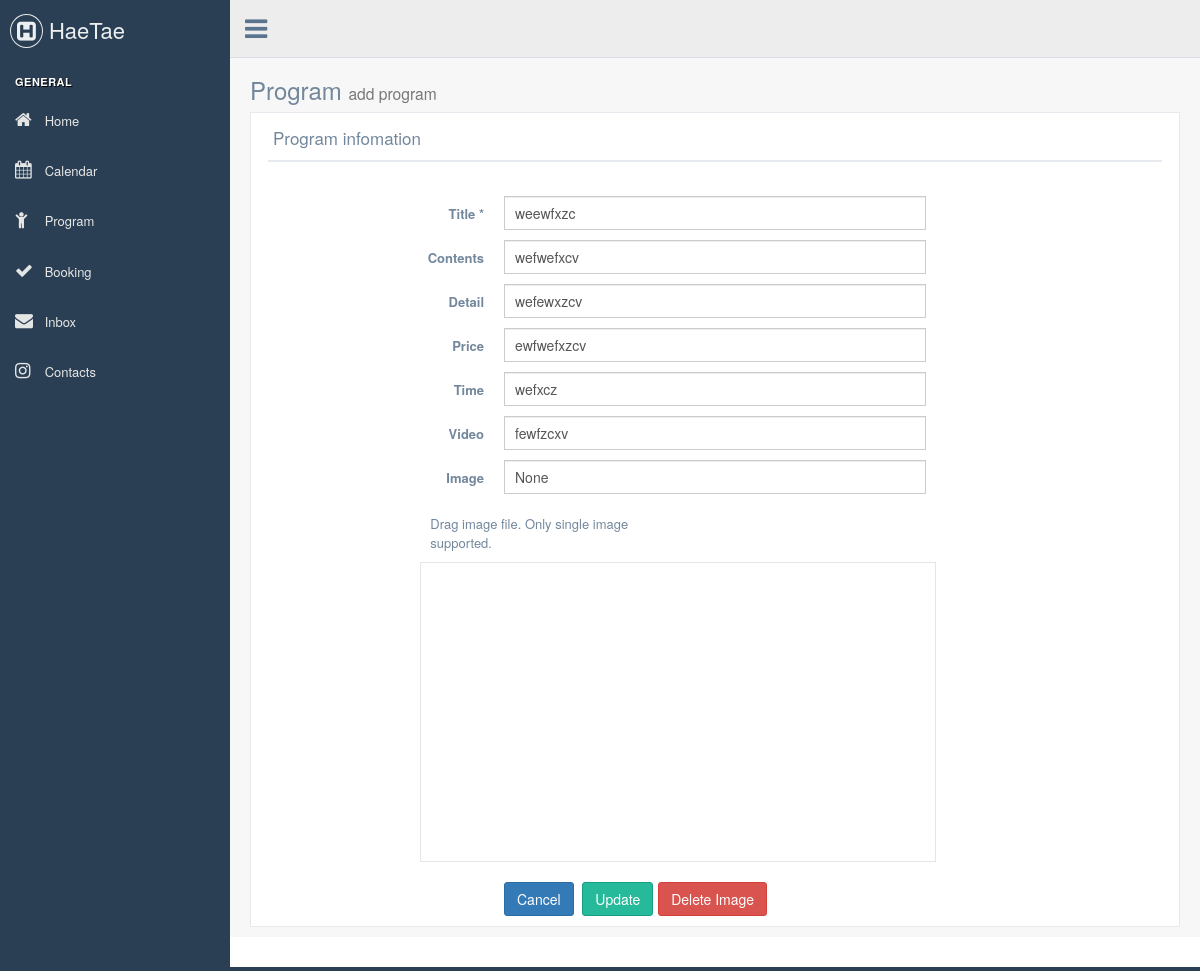
/admin/program_form.php?id=12, run on the app's committed database.
### tables this page shows
CREATE TABLE `program` (
  `pk` int(11) NOT NULL,
  `title` text NOT NULL,
  `contents` mediumtext,
  `detail` longtext,
  `price` text,
  `time` text NOT NULL,
  `video` text,
  `image` text,
  `create_time` timestamp NOT NULL DEFAULT CURRENT_TIMESTAMP,
  `display` tinyint(4) NOT NULL DEFAULT '1'
);

### src/admin/program_form.php (the view, shortened to what this page needs)
<?php
$conn = mysqli_connect(
    'localhost',
    'root',
    'q1w2e3r4',
    'hmong');
$program = array(
    'title' => '',
    'contents' => '',
    'detail' => '',
    'price' => '',
    'time' => '',
    'video' => '',
    'image' => '');
$mode = 'create';
if (isset($_GET['id'])) {
    $filtered_id = mysqli_real_escape_string($conn, $_GET['id']);
    $sql = "SELECT * FROM program WHERE pk={$filtered_id}";
    $result = mysqli_query($conn, $sql);
    $row = mysqli_fetch_array($result);
    $program['title'] = $row['title'];
    $program['contents'] = $row['contents'];
    $program['detail'] = $row['detail'];
    $program['price'] = $row['price'];
    $program['time'] = $row['time'];
    $program['video'] = $row['video'];
    $program['image'] = $row['image'];
    $mode = 'update';
}
?>
<!DOCTYPE html>
<html lang="en">
<head>
    <link href="../vendors/bootstrap/dist/css/bootstrap.min.css" rel="stylesheet">
    <link href="../vendors/font-awesome/css/font-awesome.min.css" rel="stylesheet">
    <link href="../vendors/nprogress/nprogress.css" rel="stylesheet">
    <link href="../vendors/iCheck/skins/flat/green.css" rel="stylesheet">
    <link href="../vendors/dropzone/dist/min/dropzone.min.css" rel="stylesheet">
    <link href="../build/css/custom.min.css" rel="stylesheet">
</head>
<body class="nav-md">
<div class="container body">
    <div class="main_container">
        <?php include ("include/top_navigation.php"); ?>
        <div class="right_col" role="main">
            <div class="">
                <div class="page-title">
                    <div class="title_left">
                        <h3>Program <small>add program</small></h3>
                    </div>
                </div>
                <div class="clearfix"></div>
                <div class="row">
                    <div class="col-md-12 col-sm-12 col-xs-12">
                        <div class="x_panel">
                            <div class="x_title">
                                <h2>Program infomation <small><?= $mode ?> program information</small></h2>
                                <div class="clearfix"></div>
                            </div>
                            <div class="x_content">
                                <br/>
                                <form id="demo-form2" data-parsley-validate class="form-horizontal form-label-left"
                                      action="action/action_program.php" method="POST">
                                    <div class="form-group">
                                        <label class="control-label col-md-3 col-sm-3 col-xs-12" for="title">Title <span
                                                    class="required">*</span>
                                        </label>
                                        <div class="col-md-6 col-sm-6 col-xs-12">
                                            <input type="text" id="title" required="required"
                                                   class="form-control col-md-7 col-xs-12" , name="title"
                                                   value="<?= $program['title'] ?>">
                                        </div>
                                    </div>
                                    <div class="form-group">
                                        <label for="contents"
                                               class="control-label col-md-3 col-sm-3 col-xs-12">Contents</label>
                                        <div class="col-md-6 col-sm-6 col-xs-12">
                                            <input id="contents" class="form-control col-md-7 col-xs-12" type="text"
                                                   name="contents" value="<?= $program['contents'] ?>">
                                        </div>
                                    </div>
                                    <div class="form-group">
                                        <label for="detail"
                                               class="control-label col-md-3 col-sm-3 col-xs-12">Detail</label>
                                        <div class="col-md-6 col-sm-6 col-xs-12">
                                            <input id="detail" class="form-control col-md-7 col-xs-12" type="text"
                                                   name="detail" value="<?= $program['detail'] ?>">
                                        </div>
                                    </div>
                                    <div class="form-group">
                                        <label for="price"
                                               class="control-label col-md-3 col-sm-3 col-xs-12">Price</label>
                                        <div class="col-md-6 col-sm-6 col-xs-12">
                                            <input id="price" class="form-control col-md-7 col-xs-12" type="text"
                                                   name="price" value="<?= $program['price'] ?>">
                                        </div>
                                    </div>
                                    <div class="form-group">
                                        <label for="time" class="control-label col-md-3 col-sm-3 col-xs-12">Time</label>
                                        <div class="col-md-6 col-sm-6 col-xs-12">
                                            <input id="time" class="form-control col-md-7 col-xs-12" type="text"
                                                   name="time" value="<?= $program['time'] ?>">
                                        </div>
                                    </div>
                                    <div class="form-group">
                                        <label for="video"
                                               class="control-label col-md-3 col-sm-3 col-xs-12">Video</label>
                                        <div class="col-md-6 col-sm-6 col-xs-12">
                                            <input id="video" class="form-control col-md-7 col-xs-12" type="text"
                                                   name="video" value="<?= $program['video'] ?>">
                                        </div>
                                    </div>
                                    <div class="form-group">
                                        <label for="thumb"
                                               class="control-label col-md-3 col-sm-3 col-xs-12">Image</label>
                                        <div class="col-md-6 col-sm-6 col-xs-12" id="image_div">
                                            <?php
                                            if ($program['image'] == '') {
                                                echo "<p class='form-control col-md-7 col-xs-12'>None</p>";
                                            } else {
                                                echo "<img src='../uploads/{$program['image']}' class='col-md-7 col-xs-12' />";
                                            }
                                            ?>
                                        </div>
                                    </div>
                                </form>
                                <div class="form-group">
                                    <p class="control-label col-md-3 col-sm-3 col-xs-12 col-md-offset-2">Drag image
                                        file. Only single image supported.</p>
                                    <form action="request/upload_image.php" enctype="multipart/form-data"
                                          class="col-md-7 col-xs-12 col-md-offset-2 dropzone" id="fileDropzone"></form>
                                </div>
                                <div class="form-group">
                                    <div class="col-md-6 col-sm-6 col-xs-12 col-md-offset-3">
                                        <br/>
                                        <button class="btn btn-primary" type="button"
                                                onclick="location.href='program.php'">Cancel
                                        </button>
                                        <?php
                                        if (isset($_GET['id'])) {
                                            echo '<button type="submit" class="btn btn-success">Update</button>';
                                            echo '<button type="button" class="btn btn-danger" id="delete_image">Delete Image</button>';
                                        } else {
                                            echo '<button type="button" class="btn btn-success">Submit</button>';
                                        }
                                        ?>
                                    </div>
                                </div>
                            </div>
                        </div>
                    </div>
                </div>
            </div>
        </div>
        <footer>
        </footer>
    </div>
</div>
</body>
</html>

### data on the page
program: title "weewfxzc", contents "wefwefxcv", detail "wefewxzcv", price "ewfwefxzcv", time "wefxcz", video "fewfzcxv"
